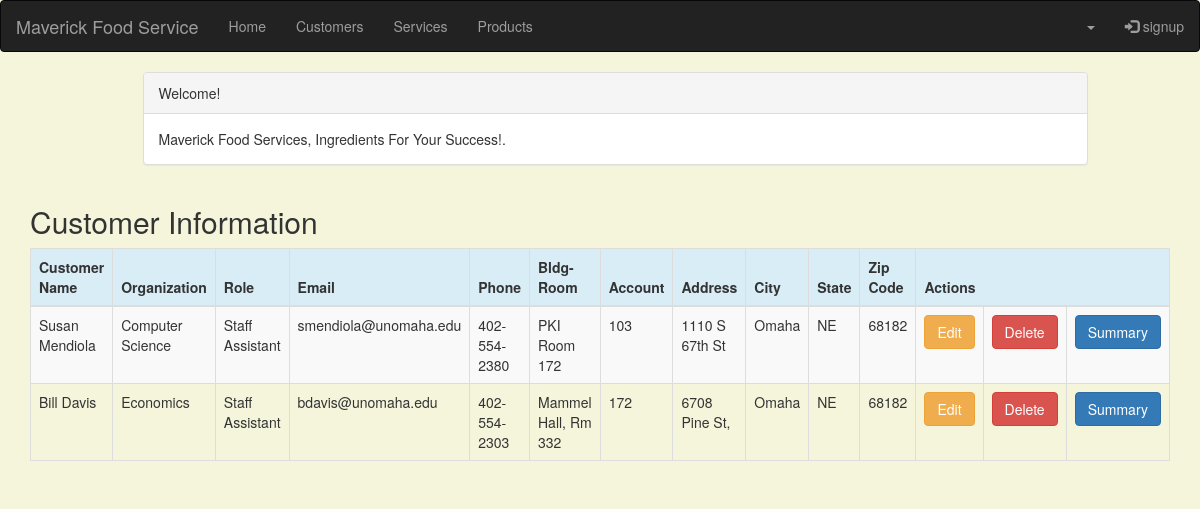
/customer_list (signed in), run on the app's committed database.
### crm/models.py (models this page shows, shortened)
class Customer(models.Model):
    cust_name = models.CharField(max_length=50)
    organization = models.CharField(max_length=100, blank=True)
    role = models.CharField(max_length=100)
    email = models.EmailField(max_length=100)
    bldgroom = models.CharField(max_length=100)
    address = models.CharField(max_length=200)
    account_number = models.IntegerField(blank=False, null=False)
    city = models.CharField(max_length=50)
    state = models.CharField(max_length=50)
    zipcode = models.CharField(max_length=10)
    phone_number = models.CharField(max_length=50)
    created_date = models.DateTimeField(
        default=timezone.now)
    updated_date = models.DateTimeField(auto_now_add=True)

### crm/views.py (the view)
# urls.py: path('customer_list', views.customer_list, name='customer_list'),
@login_required
def customer_list(request):
    customer = Customer.objects.filter(created_date__lte=timezone.now())
    return render(request, 'crm/customer_list.html',
                 {'customers': customer})

### crm/templates/crm/customer_list.html (shortened to what this page needs)
<!DOCTYPE html>
   {% extends 'crm/base.html' %}
   {% block content %}
    <html>
    <head>
        <link rel="stylesheet" href="https://maxcdn.bootstrapcdn.com/bootstrap/3.3.4/css/bootstrap.min.css">
    </head>
    <body>
    <div class="container">
        <div class="row">
            <div class="col-md-10 col-md-offset-1">
                <div class="panel panel-default">
                    <div class="panel-heading">Welcome!</div>
                    <div class="panel-body">
                        Maverick Food Services, Ingredients For Your Success!.
                    </div>
                </div>
            </div>
        </div>
    </div>
    <div class="row">
        <h2 style="padding-left: 15Px">Customer Information</h2>
    </div>
    <div>
        <table class="table table-striped table-bordered table-hover">
            <thead>
            <tr class="bg-info">
                <th>Customer Name</th>
                <th>Organization</th>
                <th>Role</th>
                <th>Email</th>
                <th>Phone</th>
                <th>Bldg-Room</th>
                <th>Account</th>
                <th>Address</th>
                <th>City</th>
                <th>State</th>
                <th>Zip Code</th>
                <th colspan="3">Actions</th>
            </tr>
            </thead>
            <tbody>
            {% for customer in customers %}
                <tr>
                    <td>{{ customer.cust_name }}</td>
                    <td>{{ customer.organization }}</td>
                    <td>{{ customer.role }}</td>
                    <td>{{ customer.email }}</td>
                    <td>{{ customer.phone_number }}</td>
                    <td>{{ customer.bldgroom }}</td>
                    <td>{{ customer.account_number }}</td>
                    <td>{{ customer.address }}</td>
                    <td>{{ customer.city }}</td>
                    <td>{{ customer.state }}</td>
                    <td>{{ customer.zipcode }}</td>
                    <td><a href="{% url 'crm:customer_edit' pk=customer.pk %}" class="btn btn-warning">Edit</a>
                    <td><a href="{% url 'crm:customer_delete' pk=customer.pk %}"
                           onclick="return confirm('Are you sure you want to delete?')"
                           class="btn btn-danger">Delete</a>
                    </td>
                   <td><a href="{% url 'crm:summary' pk=customer.pk %}"
                           class="btn btn-primary">Summary</a>
                </tr>
            {% endfor %}
            </tbody>
        </table>
    </div>
    </body>
    </html>
{% endblock %}

### crm/templates/crm/customer_list.html (style rules this page uses)
body { background-color: beige; }

### data on the page
Customer: cust_name "Susan Mendiola", organization "Computer Science", role "Staff Assistant", email "smendiola@unomaha.edu", phone_number "402-554-2380", bldgroom "PKI Room 172", account_number "103", address "1110 S 67th St", city "Omaha", state "NE", zipcode "68182"
Customer: cust_name "Bill Davis", organization "Economics", role "Staff Assistant", email "bdavis@unomaha.edu", phone_number "402-554-2303", bldgroom "Mammel Hall, Rm 332", account_number "172", address "6708 Pine St,", city "Omaha", state "NE", zipcode "68182"
